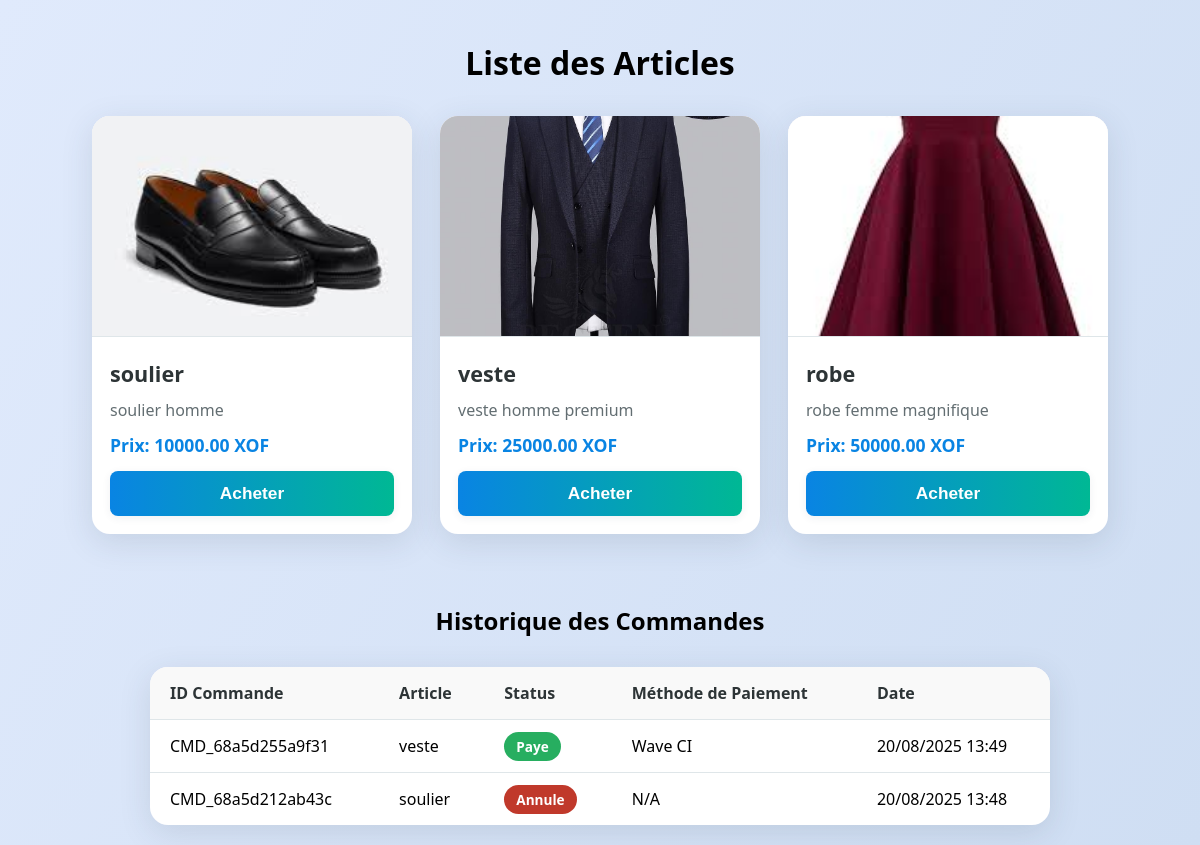
The app's page /article.php with its own data.
### tables this page shows
CREATE TABLE IF NOT EXISTS `articles` (
  `id` int NOT NULL AUTO_INCREMENT,
  `nom` varchar(255) NOT NULL,
  `description` text,
  `prix` decimal(10,2) NOT NULL,
  `image_url` varchar(255) NOT NULL,
  PRIMARY KEY (`id`)
);

CREATE TABLE IF NOT EXISTS `commandes` (
  `id` int NOT NULL AUTO_INCREMENT,
  `article_id` int NOT NULL,
  `ref_command` varchar(191) NOT NULL,
  `status` varchar(20) NOT NULL DEFAULT 'en attente',
  `payment_method` varchar(50) DEFAULT NULL,
  `created_at` datetime DEFAULT CURRENT_TIMESTAMP,
  `updated_at` datetime DEFAULT CURRENT_TIMESTAMP ON UPDATE CURRENT_TIMESTAMP,
  PRIMARY KEY (`id`),
  UNIQUE KEY `ref_command` (`ref_command`),
  KEY `article_id` (`article_id`)
);

### article.php (the view, shortened to what this page needs)
<?php
include('db.php');
$sql = "SELECT * FROM articles";
$stmt = $pdo->query($sql);
$articles = $stmt->fetchAll(PDO::FETCH_ASSOC);
?>
<!DOCTYPE html>
<html lang="fr">
<head>
    <link rel="stylesheet" href="assets/css/article.css">
</head>
<body>
    <h1 style="text-align: center;">Liste des Articles</h1>
<div class="container">
    <?php foreach ($articles as $article): ?>
    <div class="card">
        <img src="<?php echo $article['image_url']; ?>" alt="<?php echo $article['nom']; ?>">
        <div class="card-content">
            <h2><?php echo $article['nom']; ?></h2>
            <p><?php echo $article['description']; ?></p>
            <p class="price">Prix: <?php echo $article['prix']; ?> XOF</p>
            <form action="paiement.php" method="post">
                <button type="submit" class="acheter-btn">Acheter</button>
            </form>
        </div>
    </div>
    <?php endforeach; ?>
</div>
<div class="container" style="margin-top: 50px; justify-content: center;">
    <div style="width: 100%; max-width: 900px;">
        <h2 style="text-align: center; margin-bottom: 30px;">Historique des Commandes</h2>
        <table class="commands-table">
            <thead>
                <tr>
                    <th>ID Commande</th>
                    <th>Article</th>
                    <th>Status</th>
                    <th>Méthode de Paiement</th>
                    <th>Date</th>
                </tr>
            </thead>
            <tbody>
                <?php
                try {
                    $sql_commandes = "SELECT c.ref_command, a.nom as article_nom, c.status, c.payment_method, c.created_at
                                      FROM commandes c
                                      JOIN articles a ON c.article_id = a.id
                                      ORDER BY c.created_at DESC";
                    $stmt_commandes = $pdo->query($sql_commandes);
                    $commandes = $stmt_commandes->fetchAll(PDO::FETCH_ASSOC);
                    if (count($commandes) > 0) {
                        foreach ($commandes as $commande):
                ?>
                <tr>
                    <td><?php echo htmlspecialchars($commande['ref_command']); ?></td>
                    <td><?php echo htmlspecialchars($commande['article_nom']); ?></td>
                    <td>
                        <span class="status-badge status-<?php echo htmlspecialchars(strtolower($commande['status'])); ?>">
                            <?php echo htmlspecialchars(ucfirst($commande['status'])); ?>
                        </span>
                    </td>
                    <td><?php echo htmlspecialchars($commande['payment_method'] ? $commande['payment_method'] : 'N/A'); ?></td>
                    <td><?php echo date("d/m/Y H:i", strtotime($commande['created_at'])); ?></td>
                </tr>
                <?php
                        endforeach;
                    } else {
                        echo '<tr><td colspan="5" style="text-align:center;">Aucune commande pour le moment.</td></tr>';
                    }
                } catch (PDOException $e) {
                    echo '<tr><td colspan="5" style="text-align:center; color:red;">Erreur de chargement des commandes.</td></tr>';
                }
                ?>
            </tbody>
        </table>
    </div>
</div>
</body>
</html>

### assets/css/article.css (style rules this page uses)
body { font-family: 'Segoe UI', Arial, sans-serif; background: linear-gradient(120deg, #e0eafc 0%, #cfdef3 100%); margin: 0; padding: 20px; }
.container { display: flex; flex-wrap: wrap; gap: 28px; justify-content: center; margin-top: 32px; }
.card { background-color: #fff; border-radius: 18px; box-shadow: 0 8px 32px rgba(44, 62, 80, 0.13); overflow: hidden; width: 320px; display: flex; flex-direction: column; transition: transform 0.2s, box-shadow 0.2s; animation: fadeInCard 0.7s; }
.card img { width: 100%; height: 220px; object-fit: cover; border-bottom: 1px solid #dfe6e9; background: #f4f4f4; }
.card-content { padding: 22px 18px 18px 18px; flex: 1; display: flex; flex-direction: column; }
.card-content h2 { margin-top: 0; margin-bottom: 10px; font-size: 1.35rem; color: #2d3436; }
.card-content p { margin: 0 0 10px; line-height: 1.5; color: #636e72; }
.card-content .price { font-weight: bold; color: #0984e3; font-size: 1.1rem; margin-bottom: 12px; }
.acheter-btn { display: block; width: 100%; text-align: center; background: linear-gradient(90deg, #0984e3 0%, #00b894 100%); color: white; text-decoration: none; padding: 12px 0; border-radius: 8px; font-size: 1.08rem; font-weight: 600; border: none; box-shadow: 0 2px 8px rgba(44, 62, 80, 0.07); transition: background 0.2s, box-shadow 0.2s; margin-top: auto; cursor: pointer; }

### article.php (style rules this page uses)
.commands-table { width: 100%; border-collapse: collapse; background-color: #fff; border-radius: 18px; box-shadow: 0 8px 32px rgba(44, 62, 80, 0.13); overflow: hidden; animation: fadeInCard 0.7s; }
.commands-table th, .commands-table td { padding: 15px 20px; text-align: left; border-bottom: 1px solid #dfe6e9; }
.commands-table th { background-color: #f9f9f9; font-weight: 600; color: #2d3436; }
.commands-table tr:last-child td { border-bottom: none; }
.status-badge { padding: 5px 12px; border-radius: 15px; color: #fff; font-size: 0.85em; font-weight: 600; text-transform: capitalize; }
.status-paye { background-color: #27ae60; }
.status-annule { background-color: #c0392b; }

### records on screen
articles: image_url (picture), nom "soulier", description "soulier homme", prix "10000.00"
articles: image_url (picture), nom "veste", description "veste homme premium", prix "25000.00"
articles: image_url (picture), nom "robe", description "robe femme magnifique", prix "50000.00"
commandes: ref_command "CMD_68a5d255a9f31", article.nom "veste", status "Paye", payment_method "Wave CI", created_at "20/08/2025 13:49"
commandes: ref_command "CMD_68a5d212ab43c", article.nom "soulier", status "Annule", payment_method "N/A", created_at "20/08/2025 13:48"
